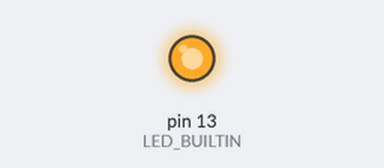
This sketch was run on a simulated Arduino Uno, built with avr-gcc and run on an emulated ATmega328P. On the bench: output pins drawn as LEDs (lit = HIGH).

Above: at 3.0 s.
At 18.3 s:
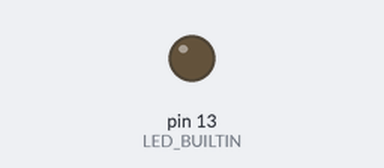
Timing chart, 0 to 19.4 s (numbered marks = the images above):
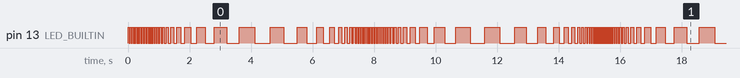

Measured:
- by itself, pin 13 (LED_BUILTIN): moves between LOW and HIGH, repeating every 15.0 s
- by itself, everything shown: repeats every 15.0 s, in 74 steps

The sketch:

sine_waves.ino
```cpp
float slope, count, interval, sin_wave;
int minFreq, maxFreq;

void setup() {
  Serial.begin(9600);
  minFreq = 2;
  maxFreq = 50;
  slope = (maxFreq - minFreq) / 2;
  pinMode(LED_BUILTIN, OUTPUT);
  interval = 0.08;
  count = -interval;
}

void loop() {
  digitalWrite(LED_BUILTIN, HIGH);
  count += interval;
  delay(1000/(slope*(sin_wave = sin(2*PI*count/3)+1) + minFreq));
  digitalWrite(LED_BUILTIN, LOW);
  delay(1000/(slope*sin_wave + minFreq));
}
```
